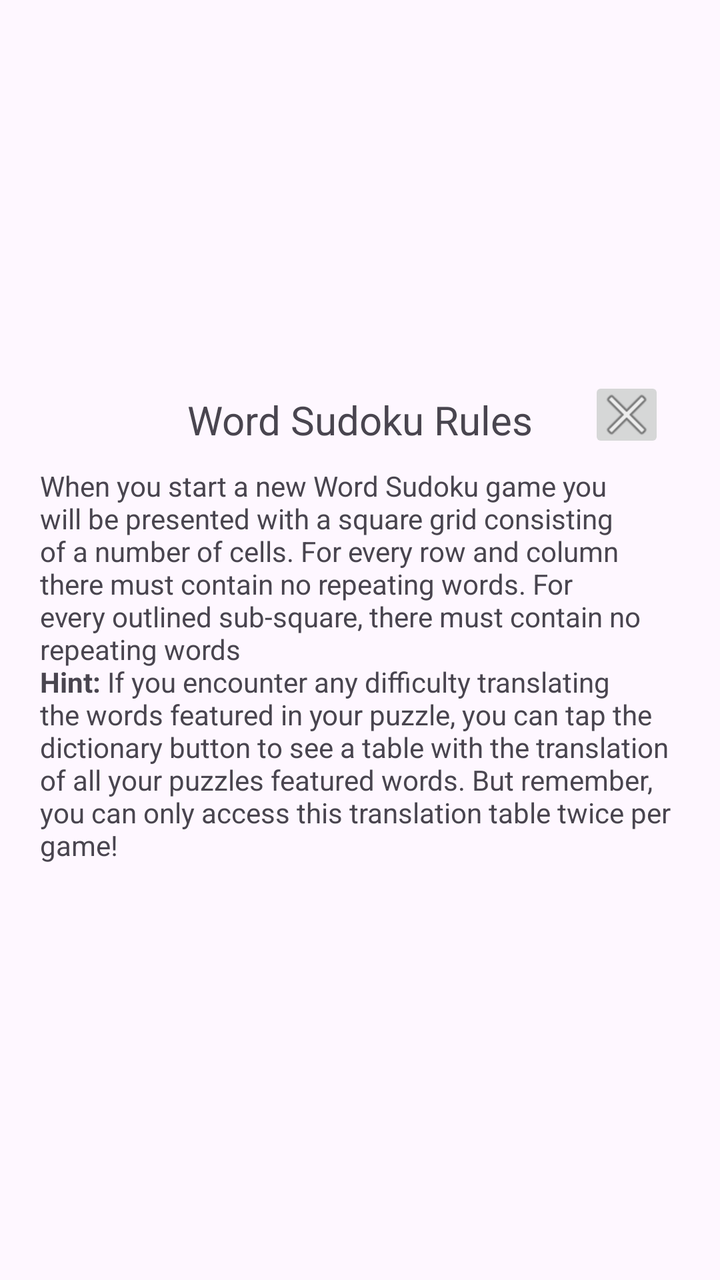
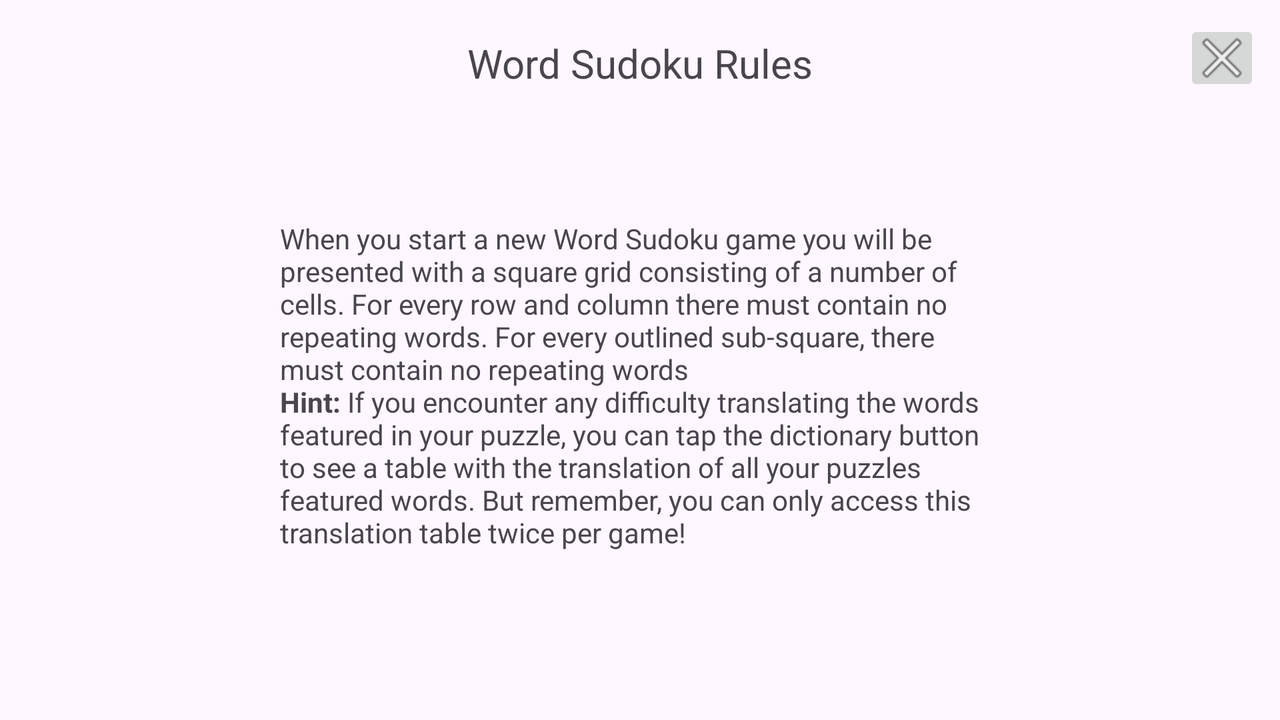

An Android layout and its configuration variant, each rendered on a device that would load it. The default file and the variant file are quoted in full after the pictures.
<!-- AndroidManifest.xml: application theme Theme.WordSudoku -->
<!-- res/layout/fragment_rules.xml -->
<?xml version="1.0" encoding="utf-8"?>
<androidx.constraintlayout.widget.ConstraintLayout xmlns:android="http://schemas.android.com/apk/res/android"
    xmlns:custom="http://schemas.android.com/apk/res-auto"
    xmlns:app="http://schemas.android.com/apk/res-auto"
    xmlns:tools="http://schemas.android.com/tools"
    android:layout_width="match_parent"
    android:layout_height="match_parent"
    tools:context=".ui.dialogs.RulesFragment">

    <androidx.constraintlayout.widget.ConstraintLayout
        android:layout_width="wrap_content"
        android:layout_height="wrap_content"
        android:orientation="horizontal"
        android:paddingVertical="0dp"
        custom:layout_constraintBottom_toBottomOf="parent"
        custom:layout_constraintEnd_toEndOf="parent"
        custom:layout_constraintStart_toStartOf="parent"
        custom:layout_constraintTop_toTopOf="parent">


        <ImageButton
            android:id="@+id/rulesExitButton"
            android:layout_width="wrap_content"
            android:layout_height="wrap_content"
            android:padding="3dp"
            android:src="@android:drawable/ic_menu_close_clear_cancel"
            android:visibility="visible"
            custom:layout_constraintBottom_toBottomOf="parent"
            custom:layout_constraintEnd_toEndOf="parent"
            custom:layout_constraintStart_toEndOf="@+id/RulesHeader"
            custom:layout_constraintTop_toTopOf="parent"
            custom:layout_constraintVertical_bias="0.0" />

        <TextView
            android:id="@+id/RulesHeader"
            android:layout_width="wrap_content"
            android:layout_height="wrap_content"
            android:layout_marginTop="8dp"
            android:text="@string/RulesHeader"
            android:textSize="20sp"
            app:layout_constraintEnd_toEndOf="parent"
            app:layout_constraintStart_toStartOf="parent"
            app:layout_constraintTop_toTopOf="parent" />

        <TextView
            android:layout_width="wrap_content"
            android:layout_height="wrap_content"
            android:layout_marginTop="10dp"
            android:paddingLeft="20dp"
            android:paddingRight="20dp"
            android:paddingBottom="20dp"
            android:text="@string/RulesText"
            custom:layout_constraintBottom_toBottomOf="parent"
            custom:layout_constraintEnd_toEndOf="parent"
            custom:layout_constraintStart_toStartOf="parent"
            custom:layout_constraintTop_toBottomOf="@+id/RulesHeader" />

    </androidx.constraintlayout.widget.ConstraintLayout>




</androidx.constraintlayout.widget.ConstraintLayout>
<!-- resources referenced by this layout -->
<resources>
  <string name="RulesHeader">Word Sudoku Rules</string>
  <string name="RulesText">When you start a new Word Sudoku game you will be presented with a square grid consisting of a number of cells.
          For every row and column there must contain no repeating words. For every outlined sub-square, there must contain no repeating words\n<b>Hint:</b>
  If you encounter any difficulty translating the words featured in your puzzle, you can tap the dictionary button to see a table with the translation of all your puzzles featured words. But remember, you can only access this translation table twice per game!</string>
  <style name="Theme.WordSudoku" parent="Theme.Material3.DayNight">
          
          <item name="colorPrimary">@color/purple_500</item>
          <item name="colorPrimaryVariant">@color/purple_700</item>
          <item name="colorOnPrimary">@color/white</item>
          
          <item name="colorSecondary">@color/teal_700</item>
          <item name="colorSecondaryVariant">@color/teal_200</item>
          <item name="colorOnSecondary">@color/black</item>
          
          <item name="android:statusBarColor">?attr/colorPrimaryVariant</item>
          
      </style>
  <color name="purple_500">#FF6200EE</color>
  <color name="purple_700">#FF3700B3</color>
  <color name="white">#FFFFFFFF</color>
  <color name="black">#FF000000</color>
</resources>
<!-- res/layout-land/fragment_rules.xml (the repository's variant of the layout above) -->
<!-- drawn on the phone turned sideways -->
<?xml version="1.0" encoding="utf-8"?>
<androidx.constraintlayout.widget.ConstraintLayout xmlns:android="http://schemas.android.com/apk/res/android"
    xmlns:custom="http://schemas.android.com/apk/res-auto"
    xmlns:app="http://schemas.android.com/apk/res-auto"
    xmlns:tools="http://schemas.android.com/tools"
    android:layout_width="match_parent"
    android:layout_height="match_parent"
    android:padding="10dp"
    tools:context=".ui.dialogs.RulesFragment">

        <ImageButton
            android:id="@+id/rulesExitButton"
            android:layout_width="wrap_content"
            android:layout_height="wrap_content"
            android:padding="3dp"
            android:src="@android:drawable/ic_menu_close_clear_cancel"
            android:visibility="visible"
            custom:layout_constraintEnd_toEndOf="parent"
            custom:layout_constraintTop_toTopOf="parent" />

        <TextView
            android:id="@+id/RulesHeader"
            android:layout_width="wrap_content"
            android:layout_height="wrap_content"
            android:layout_marginTop="8dp"
            android:text="@string/RulesHeader"
            android:textSize="20sp"
            app:layout_constraintEnd_toEndOf="parent"
            app:layout_constraintStart_toStartOf="parent"
            app:layout_constraintTop_toTopOf="parent" />

        <TextView
            android:layout_width="400dp"
            android:layout_height="wrap_content"
            android:paddingTop="10dp"
            android:paddingLeft="20dp"
            android:paddingRight="20dp"
            android:paddingBottom="20dp"
            android:text="@string/RulesText"
            custom:layout_constraintBottom_toBottomOf="parent"
            custom:layout_constraintEnd_toEndOf="parent"
            custom:layout_constraintStart_toStartOf="parent"
            custom:layout_constraintTop_toBottomOf="@+id/RulesHeader" />


</androidx.constraintlayout.widget.ConstraintLayout>
